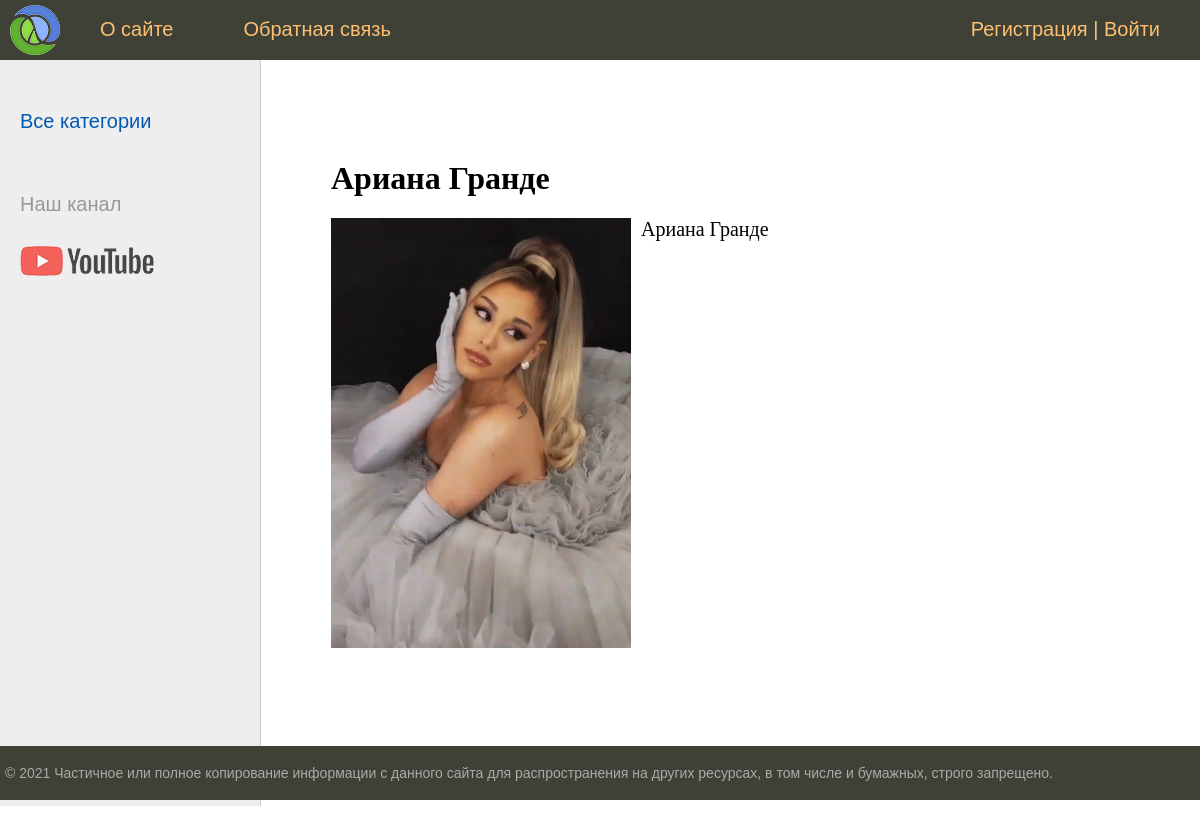
Page /post/ariana-grande on the committed database.
### women/models.py (models this page shows, shortened)
class Women(models.Model):
    title = models.CharField(
        max_length=32,
        verbose_name='Заголовок'
    )
    slug = models.SlugField(
        max_length=32,
        unique=True,
        db_index=True,
        verbose_name='URL'
    )
    content = models.TextField(
        verbose_name='Текст'
    )
    photo = models.ImageField(
        upload_to='photos/%Y/%m/%d',
        verbose_name='Фото'
    )
    time_create = models.DateTimeField(
        auto_now_add=True,
        verbose_name='Время создания'
    )
    time_update = models.DateTimeField(
        auto_now=True,
        verbose_name='Время обновления'
    )
    is_published = models.BooleanField(
        default=True,
        verbose_name='Публикация'
    )
    cat = models.ForeignKey(
        'Category',
        on_delete=models.PROTECT,
    )
    def __str__(self):
        return self.title
    class Meta:
        verbose_name = 'Женщины'
        verbose_name_plural = 'Женщины'
        ordering = ['-time_create', 'title']

### women/views.py (the view)
# urls.py: path('post/<slug:post_slug>', ShowPost.as_view(), name='post'),
class ShowPost(DataMixin, DetailView):
    model = Women
    template_name = 'women/post.html'
    slug_url_kwarg = 'post_slug'
    context_object_name = 'post'
    def get_context_data(self, *, object_list=None, **kwargs):
        context = super().get_context_data(**kwargs)
        c_def = self.get_user_context(title=context['post'])
        return dict(list(context.items()) + list(c_def.items()))

### women/utils.py (called while the page is built)
    def get_user_context(self, **kwargs):
        context = kwargs
        cats = cache.get('cats')
        if not cats:
            cats = Category.objects.annotate(Count('women'))
            cats = cache.set('cats', cats, 10)
        user_menu = menu.copy()
        if not self.request.user.is_authenticated:
            user_menu.pop(1)
        context['menu'] = user_menu
        context['cats'] = cats
        if 'cat_selected' not in context:
            context['cat_selected'] = 0
        return context

### women/templates/women/post.html
{% extends 'women/base.html' %}
{% block content %}
    <h1>{{ post.title }}</h1>
    {% if post.photo %}
        <p><img src="{{ post.photo.url }}" alt="" class="img-article-left"></p>
    {% endif %}
    {{ post.content|linebreaks }}
{% endblock %}

### women/static/women/css/style.css (style rules this page uses)
html, body { font-family: 'Arial'; margin: 0; padding: 0; height: 100%; width: 100%; color: #444; }
img { max-width: 600px; height: auto; }
img.img-article-left { max-width: 300px; height: auto; float: left; padding: 0 10px 10px 0; }
.content-text h1 { font-size: 32px; }

### rows in the picture
Women: title "Ариана Гранде", photo (picture), content "Ариана Гранде"

### other values in the picture
{{ m.title }} "О сайте" "Обратная связь"
